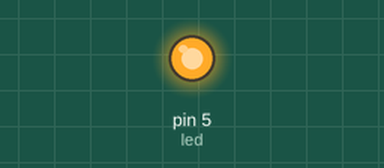
This sketch was run on a simulated Arduino Uno, built with avr-gcc and run on an emulated ATmega328P. Parts: output pins drawn as LEDs (lit = HIGH).

Above: at 1.0 s.
At 5.5 s:
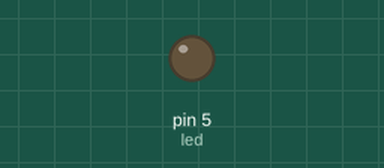
Timing chart, 0 to 6.9 s (numbered marks = the images above):
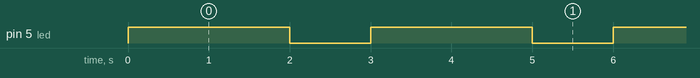

Measured:
- by itself, pin 5 (led): alternates HIGH for 2.0 s and LOW for 1.0 s

The sketch:

blink_led.ino
```cpp
/*
  Ecole Supérieure Polytehnique de Dakar
  DUT2TR & DST2TR 2016-2017
  Applications électroniques dédiées aux réseaux et télécommunications
  TP1 – Montages électroniques à base d’Arduino
  # Application : Faire clignoter une LED
*/

// Déclaration des variriables
const int led = 5; // broche numérique où sera brachée la LED

void setup()
{
    // Configuration de la broche led en mode OUTPUT
    // C'est au microcontroleur de fournir le courant pour allumer la LED
    pinMode(led, OUTPUT);
}

void loop()
{
    // Allumer la LED i.e envoyer 5V au pin 5
    digitalWrite(led, HIGH);
    // pause du programme durant 2s=2000ms
    delay(2000);
    // Eteindre la LED i.e envoyer 0V au pin 5
    digitalWrite(led, LOW);
    // pause du programme durant 1s=1000ms
    delay(1000);
}
```
